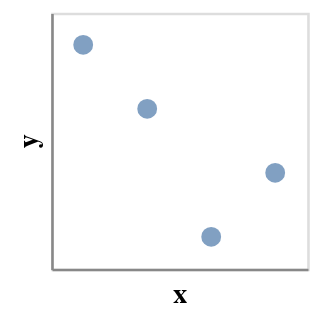

The notebook cell saved with this chart:
### Code cell
make_chart(df[df["T"] == "proxy"])

### Figure 1 — Vega-Lite specification as saved in the notebook (floating-point values rounded to 4 significant figures)
{"config": {"view": {"continuousWidth": 400, "continuousHeight": 300}}, "data": {"name": "data-7d41e6d7720904a49abc952570346af1"}, "mark": {"type": "circle", "size": 60}, "encoding": {"x": {"axis": {"values": [1, 2, 3, 4, 5, 6, 7, 8, 9]}, "field": "x", "type": "ordinal"}, "y": {"axis": {"values": [0]}, "field": "y", "type": "ordinal"}}, "height": 100, "width": 100, "$schema": "https://vega.github.io/schema/vega-lite/v4.17.0.json", "datasets": {"data-7d41e6d7720904a49abc952570346af1": [{"x": [0.3745], "y": [0.4391], "T": "proxy"}, {"x": [0.05808], "y": [0.04676], "T": "proxy"}, {"x": [0.8662], "y": [0.7652], "T": "proxy"}, {"x": [0.9507], "y": [0.7426], "T": "proxy"}]}}
